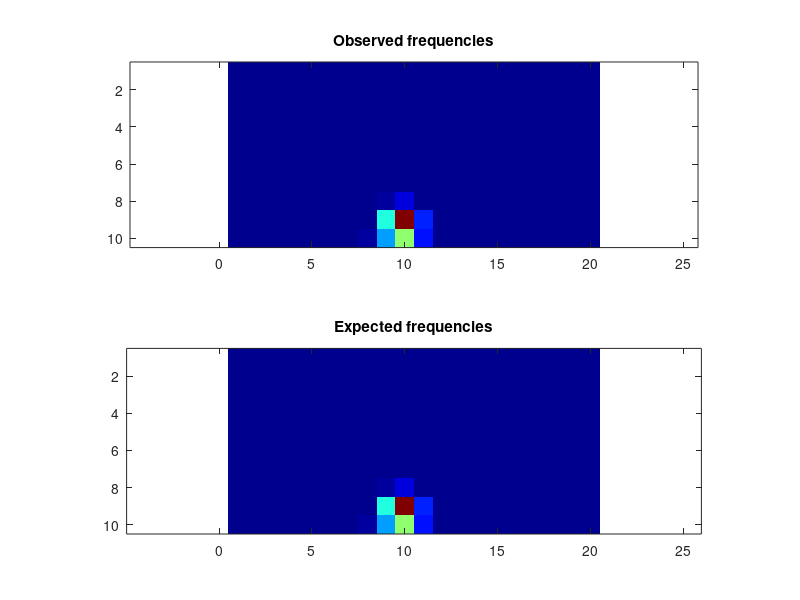

MATLAB code to generate this figure:
obsFrequencies = [ 0, 0, 0, 0, 0, 0, 0, 0, 0, 0, 0, 0, 0, 0, 0, 0, 0, 0, 0, 0; 0, 0, 0, 0, 0, 0, 0, 0, 0, 0, 0, 0, 0, 0, 0, 0, 0, 0, 0, 0; 0, 0, 0, 0, 0, 0, 0, 0, 0, 0, 0, 0, 0, 0, 0, 0, 0, 0, 0, 0; 0, 0, 0, 0, 0, 0, 0, 0, 0, 0, 0, 0, 0, 0, 0, 0, 0, 0, 0, 0; 0, 0, 0, 0, 0, 0, 0, 0, 0, 0, 0, 0, 0, 0, 0, 0, 0, 0, 0, 0; 0, 0, 0, 0, 0, 0, 0, 0, 0, 1, 0, 0, 0, 0, 0, 0, 0, 0, 0, 0; 0, 0, 0, 0, 0, 0, 0, 0, 58, 300, 10, 0, 0, 0, 0, 0, 0, 0, 0, 0; 0, 0, 0, 0, 0, 0, 0, 40, 10096, 34277, 2538, 3, 0, 0, 0, 0, 0, 0, 0, 0; 0, 0, 0, 0, 0, 0, 7, 3630, 153050, 380402, 58092, 583, 0, 0, 0, 0, 0, 0, 0, 0; 0, 0, 0, 0, 0, 2, 165, 7789, 101376, 193866, 51394, 2281, 39, 1, 0, 0, 0, 0, 0, 0 ];
expFrequencies = [ 0, 0, 0, 0, 0, 0, 0, 0, 0, 0, 0, 0, 0, 0, 0, 0, 0, 0, 0, 0; 0, 0, 0, 0, 0, 0, 0, 0, 0, 0, 0, 0, 0, 0, 0, 0, 0, 0, 0, 0; 0, 0, 0, 0, 0, 0, 0, 0, 0, 0, 0, 0, 0, 0, 0, 0, 0, 0, 0, 0; 0, 0, 0, 0, 0, 0, 0, 0, 0, 0, 0, 0, 0, 0, 0, 0, 0, 0, 0, 0; 0, 0, 0, 0, 0, 0, 0, 0, 0, 0, 0, 0, 0, 0, 0, 0, 0, 0, 0, 0; 0, 0, 0, 0, 0, 2.59617e-30, 1.01572e-16, 3.80679e-07, 0.0312799, 0.23803, 0.00211254, 6.1692e-10, 5.25885e-21, 1.02885e-35, 0, 0, 0, 0, 0, 0; 0, 0, 0, 2.69775e-39, 5.09344e-28, 1.72872e-17, 1.07765e-08, 0.0227182, 59.144, 288.03, 8.56479, 0.000308583, 1.77283e-11, 5.71621e-21, 7.06578e-32, 0, 0, 0, 0, 0; 2.5079e-40, 5.94872e-36, 5.9077e-30, 5.13781e-23, 7.85393e-16, 4.36517e-09, 0.00231919, 40.4231, 10057.6, 34168.5, 2518.64, 2.18243, 3.44326e-05, 2.5323e-11, 2.71935e-18, 1.79856e-25, 3.65717e-32, 1.11157e-37, 1.2783e-41, 0; 3.76851e-21, 9.4508e-19, 2.17611e-15, 1.89195e-11, 2.5097e-07, 0.00225195, 6.9536, 3589.95, 153126, 380198, 57783.4, 532.198, 0.512491, 0.000106599, 9.5742e-09, 7.55823e-13, 1.23996e-16, 1.04839e-19, 1.0969e-21, 3.2518e-22; 0.166095, 0.166096, 0.166115, 0.167022, 0.222157, 3.24992, 161.476, 7834.06, 101492, 194393, 51444.6, 2250.65, 39.7376, 0.959094, 0.179682, 0.166329, 0.166101, 0.166095, 0.166095, 0.166095 ];
colormap(jet);
clf; subplot(2,1,1);
imagesc(obsFrequencies);
title('Observed frequencies');
axis equal;
subplot(2,1,2);
imagesc(expFrequencies);
axis equal;
title('Expected frequencies');
